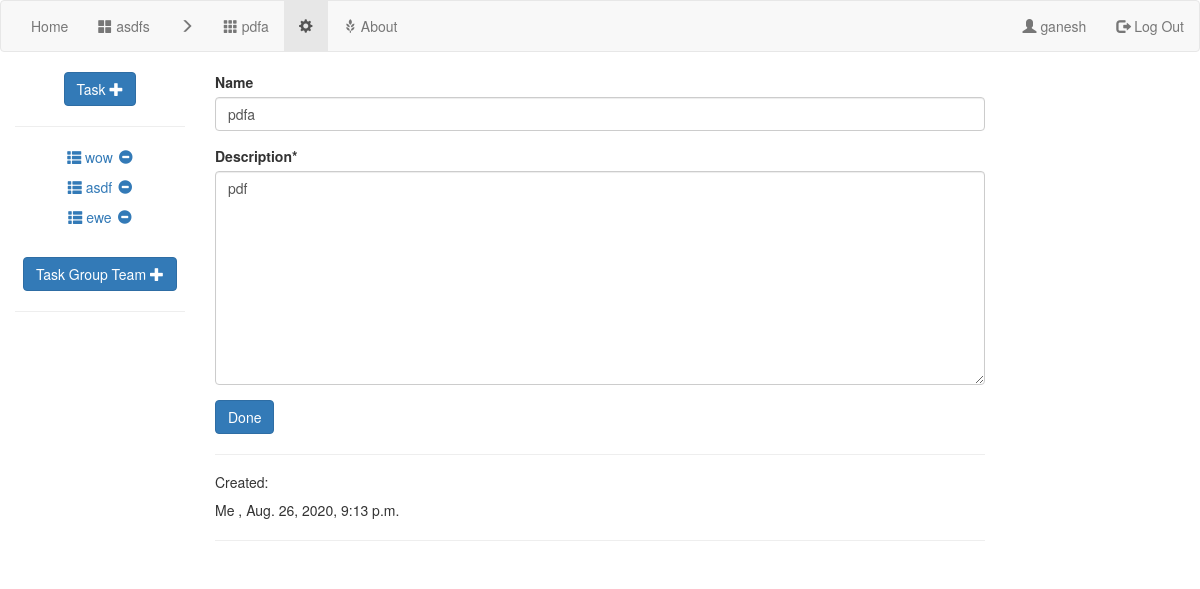
The app's page /1/1/taskGroupEdit/ (signed in), older data.
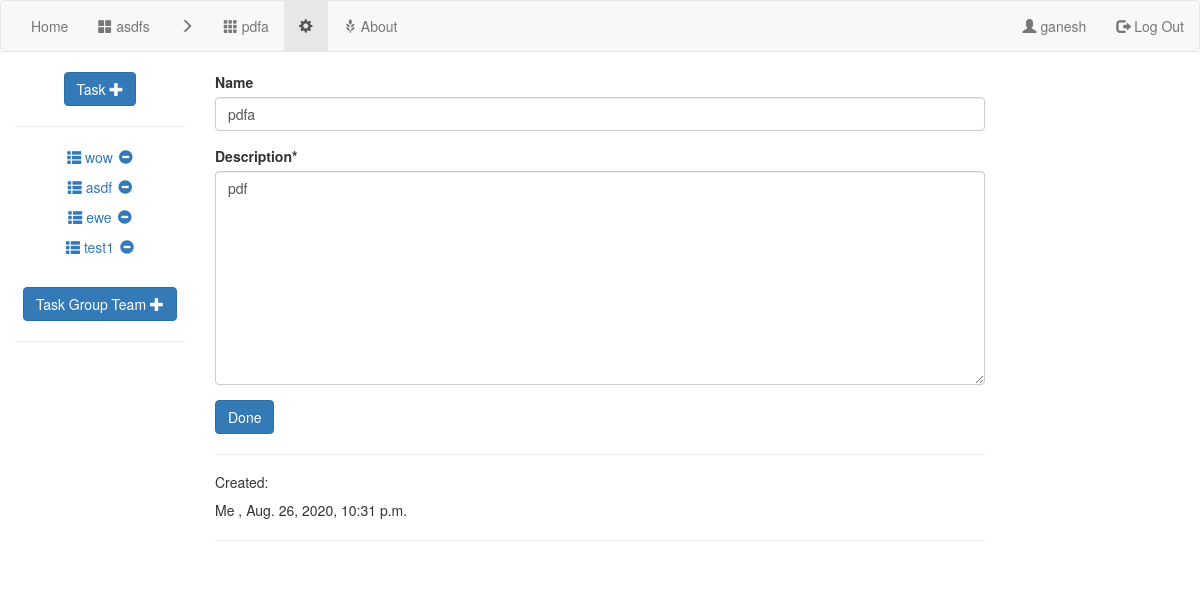
The same page, newer data.
### projectMgr/models.py (models this page shows)
class Task(models.Model):
    name = models.CharField(max_length=100)
    people = models.ManyToManyField(User)
    reporter = models.ForeignKey(User,related_name='Ireported',null=True,on_delete=models.PROTECT)
    description = models.TextField()
    taskGroup = models.ForeignKey(TaskGroup,on_delete=models.CASCADE,null=True)
    comment = models.ManyToManyField(Comment)
    created = models.DateTimeField(auto_now=True)
    stage = models.CharField(max_length=100) #initiate->in progress->review->done
    priority = models.CharField(max_length=100,default="Normal")
    deadLine = models.DateTimeField(null=True)
    pass

class TaskGroup(models.Model):
    name = models.CharField(max_length=100)
    creator = models.ForeignKey(User,on_delete=models.CASCADE,related_name='taskgroupIcreated',null=True)
    description = models.TextField()
    project = models.ForeignKey(Project,on_delete=models.CASCADE,related_name="taskgroup_set",null=True)
    comment = models.ManyToManyField(Comment)
    people = models.ManyToManyField(User)
    created = models.DateTimeField(auto_now=True)
    DeadLine = models.DateTimeField(null=True)

### projectMgr/views.py (the view)
# urls.py: path('<int:projectid>/<int:taskGroupId>/taskGroupEdit/',views.taskGroupDetailEdit,name='taskGroupDetailEdit'),
def taskGroupDetailEdit(request: HttpRequest, projectid, taskGroupId):
    if not request.user.is_authenticated:
        return redirect('projectMgr:homepage')
    thisProject = models.Project.objects.get(id=projectid)
    thisTaskGroup = models.TaskGroup.objects.get(id=taskGroupId)
    if request.method == "POST":
        form = forms.editTaskGroup(request.POST, nameVal=thisTaskGroup.name, descriptionVal=thisTaskGroup.description, )
        if form.is_valid():
            name = form.cleaned_data['name']
            description = form.cleaned_data['description']
            thisTaskGroup.name = name
            thisTaskGroup.description = description
            thisTaskGroup.save()
            action.send(request.user, verb="edited taskgroup", action_object=thisTaskGroup,
                        target=models.Project.objects.get(id=projectid))
            return redirect('projectMgr:taskGroupDetail', projectid, taskGroupId)
    else:
        form = forms.editTaskGroup(nameVal=thisTaskGroup.name, descriptionVal=thisTaskGroup.description)
    return render(request, 'projectMgr/taskGroupDetailEdit.html',
                  {"form": form, "project": thisProject, "taskGroup": thisTaskGroup, "thisUser": request.user})

### projectMgr/forms.py
class editTaskGroup(forms.Form):
    name = forms.CharField(max_length=100, required=False)
    description = forms.CharField(widget=forms.Textarea, empty_value="description default")
    def __init__(self, *args, nameVal=None, descriptionVal=None, **kwargs):
        super().__init__(*args, **kwargs)
        print("name is ", nameVal)
        if nameVal:
            self.fields['name'].initial = nameVal
        if descriptionVal:
            self.fields['description'].initial = descriptionVal

### projectMgr/templates/projectMgr/taskGroupDetailEdit.html (shortened to what this page needs)
{% extends 'projectMgr/base.html' %}
{% block leftnav %}
<li><a href="{% url 'projectMgr:projectDetail' project.id %}" ><span class="glyphicon glyphicon-th-large"></span> {{project.name}}</a></li>
<li><a href="" ><span class="glyphicon glyphicon-menu-right"></span></a></li>
<li><a  href="{% url 'projectMgr:taskGroupDetail' project.id taskGroup.id %}" ><span class="glyphicon glyphicon-th"></span> {{taskGroup.name}}</a></li>
<li class="active"><a href="{% url 'projectMgr:taskGroupDetailEdit' project.id taskGroup.id %}" ><span class="glyphicon glyphicon-cog"></span></a></li>
{% endblock %}
{% block body %}
    {% load crispy_forms_tags %}
    <form action="{% url 'projectMgr:taskGroupDetailEdit' project.id taskGroup.id  %}" method="post">
{{ form|crispy }}
    <input type="submit" class="btn btn-primary" value="Done">
    </form>
    <hr>
       <h5>Created:</h5>
        <div class="row">
        <div class="col-sm-4">
             {% if thisUser == taskGroup.creator %} Me {% else %} {{taskGroup.creator.username }} {% endif %},
        {{ taskGroup.created }}
        </div>
    </div>
    <hr>
{% endblock %}
{% block sidenav %}
    <a href="{% url 'projectMgr:createTask' projectid=project.id taskGroupId=taskGroup.id %}" class="btn btn-primary">Task <span class="glyphicon glyphicon-plus"></span> </a>
   <hr>
            {% for task in taskGroup.task_set.all %}
                <p><a style="margin: 3px"  href="{% url 'projectMgr:taskDetail' projectid=project.id taskGroupId=taskGroup.id taskid=task.id %}"><span class="glyphicon glyphicon-th-list"></span> {{ task.name }}</a><a style="margin: 3px"  href="{% url 'projectMgr:taskRemove' project.id taskGroup.id task.id %}"><span class="glyphicon glyphicon-minus-sign"></span></a></p>
        {% endfor %}
    <br>
      <a href="{% url 'projectMgr:chooseTaskGroupMates' project.id taskGroup.id %}" class="btn btn-primary">Task Group Team <span class="glyphicon glyphicon-plus"></span> </a>
   <hr>
    <br>
{% endblock %}

Row changes from the older to the newer data that the page shows:
changed TaskGroup "pdfa": created "Aug. 26, 2020, 9:13 p.m." → "Aug. 26, 2020, 10:31 p.m."
added Task: name "test1"
